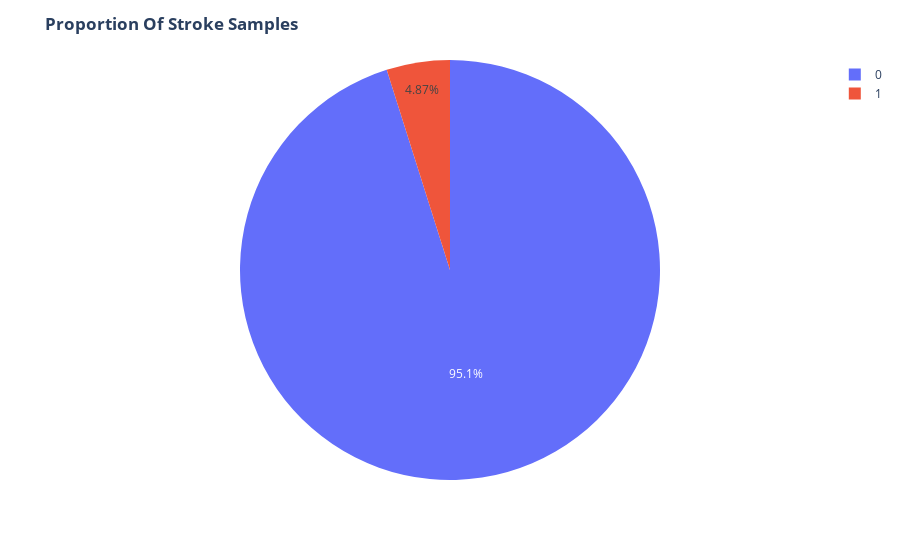

Here is the notebook cell this chart was saved with:
### Markdown cell above
### Analysis of Entire Sample Space

### Code cell
fig = ex.pie(s_data,names='stroke')
fig.update_layout(title='<b>Proportion Of Stroke Samples<b>')
fig.show()

### Figure 1 — Plotly figure (JSON) as saved in the notebook; plotly's stock layout.template omitted (floating-point values rounded to 4 significant figures; data arrays with more than 128 entries replaced by an {"elided": "..."} marker saying what was removed)
{"data": [{"domain": {"x": [0, 1], "y": [0, 1]}, "hovertemplate": "stroke=%{label}<extra></extra>", "labels": {"elided": "5110 int values"}, "legendgroup": "", "name": "", "showlegend": true, "type": "pie"}], "layout": {"autosize": true, "legend": {"tracegroupgap": 0}, "margin": {"t": 60}, "title": {"text": "<b>Proportion Of Stroke Samples<b>"}}}
